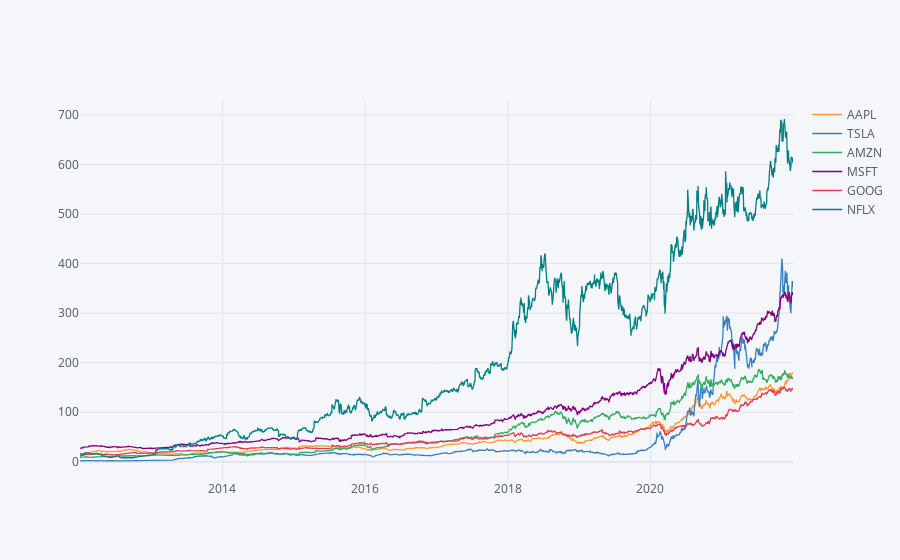

Notebook source saved alongside this figure:
### Code cell
#iplot : Interactive PLot
stocks.xs(key='Close',axis=1,level='Stock Info').iplot()

### Figure 1 — Plotly figure (JSON) as saved in the notebook; plotly's stock layout.template omitted (floating-point values rounded to 4 significant figures; data arrays with more than 128 entries replaced by an {"elided": "..."} marker saying what was removed)
{"data": [{"line": {"color": "rgba(255, 153, 51, 1.0)", "dash": "solid", "shape": "linear", "width": 1.3}, "mode": "lines", "name": "AAPL", "text": "", "type": "scatter", "x": {"elided": "2517 str values"}, "y": {"elided": "2517 float values"}}, {"line": {"color": "rgba(55, 128, 191, 1.0)", "dash": "solid", "shape": "linear", "width": 1.3}, "mode": "lines", "name": "TSLA", "text": "", "type": "scatter", "x": {"elided": "2517 str values"}, "y": {"elided": "2517 float values"}}, {"line": {"color": "rgba(50, 171, 96, 1.0)", "dash": "solid", "shape": "linear", "width": 1.3}, "mode": "lines", "name": "AMZN", "text": "", "type": "scatter", "x": {"elided": "2517 str values"}, "y": {"elided": "2517 float values"}}, {"line": {"color": "rgba(128, 0, 128, 1.0)", "dash": "solid", "shape": "linear", "width": 1.3}, "mode": "lines", "name": "MSFT", "text": "", "type": "scatter", "x": {"elided": "2517 str values"}, "y": {"elided": "2517 float values"}}, {"line": {"color": "rgba(219, 64, 82, 1.0)", "dash": "solid", "shape": "linear", "width": 1.3}, "mode": "lines", "name": "GOOG", "text": "", "type": "scatter", "x": {"elided": "2517 str values"}, "y": {"elided": "2517 float values"}}, {"line": {"color": "rgba(0, 128, 128, 1.0)", "dash": "solid", "shape": "linear", "width": 1.3}, "mode": "lines", "name": "NFLX", "text": "", "type": "scatter", "x": {"elided": "2517 str values"}, "y": {"elided": "2517 float values"}}], "layout": {"legend": {"bgcolor": "#F5F6F9", "font": {"color": "#4D5663"}}, "paper_bgcolor": "#F5F6F9", "plot_bgcolor": "#F5F6F9", "title": {"font": {"color": "#4D5663"}}, "xaxis": {"gridcolor": "#E1E5ED", "showgrid": true, "tickfont": {"color": "#4D5663"}, "title": {"font": {"color": "#4D5663"}, "text": ""}, "zerolinecolor": "#E1E5ED"}, "yaxis": {"gridcolor": "#E1E5ED", "showgrid": true, "tickfont": {"color": "#4D5663"}, "title": {"font": {"color": "#4D5663"}, "text": ""}, "zerolinecolor": "#E1E5ED"}}}
